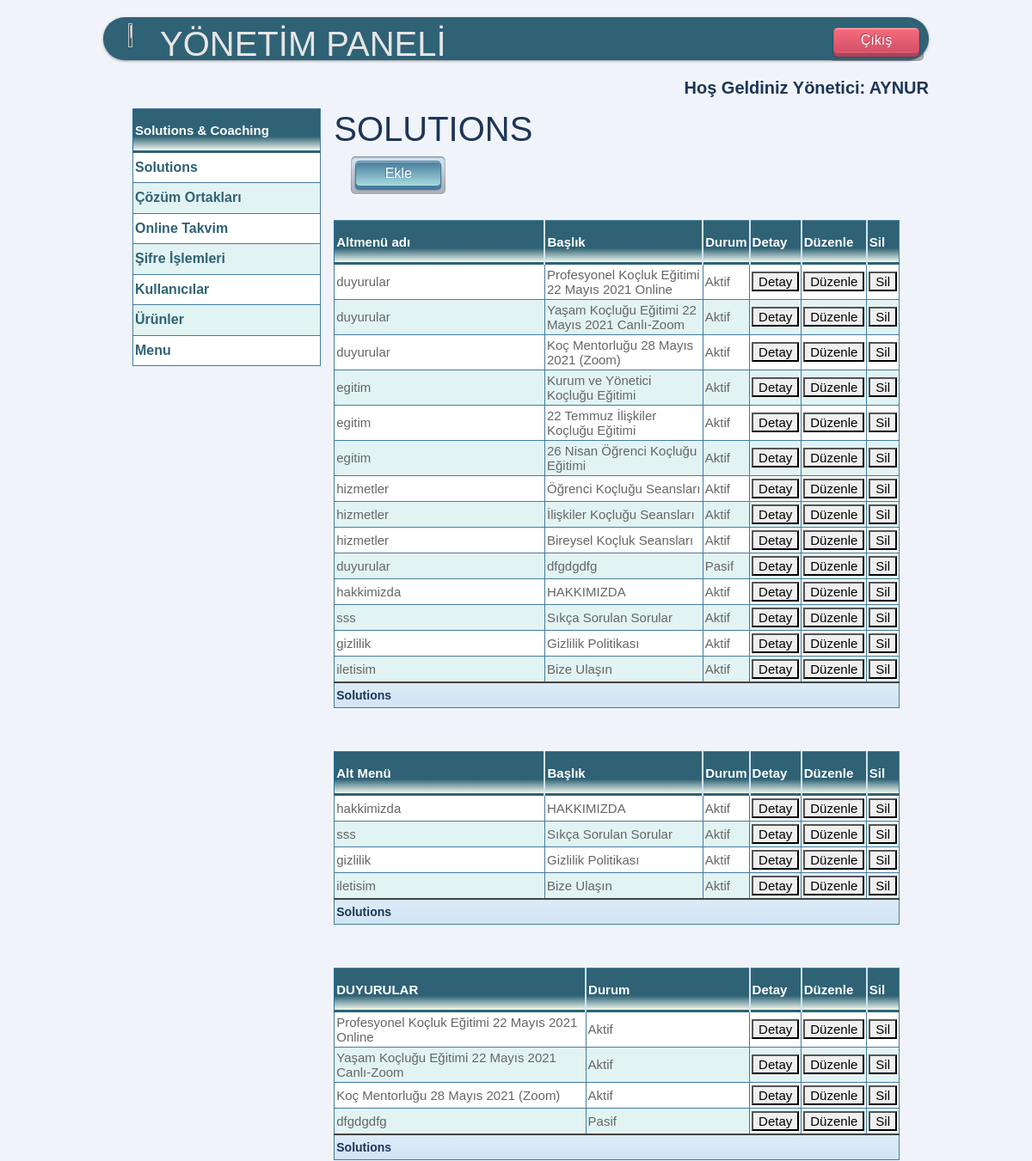
Page /yonetim/solutions/ (signed in, upper part) on the earlier database version.
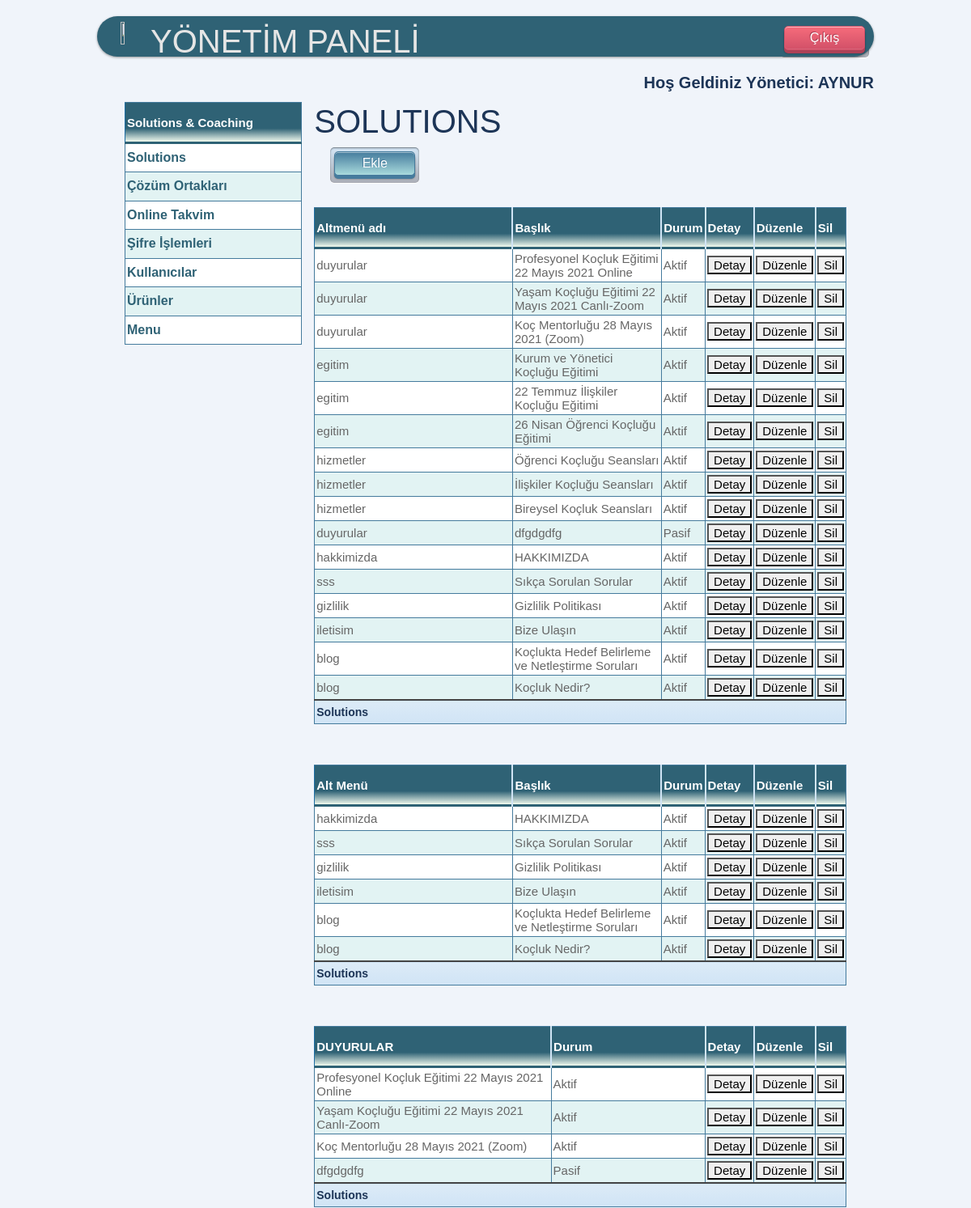
Same page on the later database version.
### mysite/models.py (models this page shows)
class Solutions(models.Model):
    id = models.IntegerField(primary_key=True)
    altmenuadi = models.CharField(max_length=100, verbose_name='Menü Adi')
    baslik = models.CharField(max_length=100, verbose_name='Başlık')
    icerik = RichTextField(verbose_name="içerik", null=True, blank=True)
    img = models.ImageField(blank=True, null=True, )
    durum = models.BooleanField(blank=True, null=True, verbose_name='Aktif')
    dosya = models.FileField(blank=True, null=True, )
    sira = models.PositiveSmallIntegerField(blank=True)
    aciklama=models.CharField(max_length=500, verbose_name='Açıklama', blank=True)

### mysite/views.py (the view)
# urls.py: path('yonetim/solutions/', views.solutions_liste),
@login_required(login_url=settings.LOGIN_URL)
def solutions_liste(request):
    solutions = Solutions.objects.all()
    blog = Solutions.objects.filter(altmenuadi__in=['blog', 'kocluk', 'sss', 'hakkimizda', 'iletisim', 'gizlilik'])
    duyurular = Solutions.objects.filter(altmenuadi='duyurular')
    hizmetler = Solutions.objects.filter(altmenuadi="hizmetler")
    egitim = Solutions.objects.filter(altmenuadi="egitim")
    context = {'solutions': solutions,
               'egitim': egitim,
               'blog': blog,
               'duyurular': duyurular,
               'hizmetler': hizmetler,
               }
    return render(request, 'yonetim/solutions/liste.html', context)

### mysite/templates/yonetim/solutions/liste.html (shortened to what this page needs)
{% extends "yonetim/base.html" %}
{% block baslik %}SOLUTIONS{% endblock %}
{% block content %}
<div class="sol">
    {% if request.user.is_superuser %}
        <button type="button" onclick="btn_git()" class="push_button blue">Ekle</button>
    {% else %}
        <p></p>
    {% endif %}
</div>
<div>
</div>
<div>
    <table class="blueTable" style="margin-top: 50px;">
    <thead>
    <tr>
        <th>Altmenü adı</th>
        <th>Başlık</th>
        <th>Durum</th>
        <th>Detay</th>
        <th>Düzenle&nbsp;</th>
        <th>Sil</th>
    </tr>
    </thead>
    <tfoot>
    <td colspan="6" style="height:30px; color:#1D3557">Solutions</td>
    </tfoot>
    <tbody>
    <tr>
        {% for solutions in solutions  %}
        <td>{{solutions.altmenuadi}}</td>
        <td>{{solutions.baslik}}</td>
        <td>{% if solutions.durum %}Aktif{% else %}Pasif{% endif %}</td>
        <td>
            <a href="/yonetim/solutions/detay/{{ solutions.id }}"><button>Detay</button></a>
        </td>
        <td>
            <a href="/yonetim/solutions/duzenle/{{ solutions.id }}"><button>Düzenle</button></a>
        </td>
         {% if request.user.is_superuser %}
        <td>
            <a href="/yonetim/solutions/sil/{{ solutions.id }}"><button>Sil</button></a>
        </td>
        {% else %}
        <td>
            <a href="/yonetim/solutions/sil/{{ solutions.id }}" ><button disabled="disabled">Sil</button></a>
        </td>
        {% endif %}
    </tr>
    {% endfor %}
    </tbody>
</table>
</div>
<div>
<table class="blueTable" style="margin-top: 50px;">
    <thead>
    <tr>
        <th>Alt Menü</th>
        <th>Başlık</th>
        <th>Durum</th>
        <th>Detay</th>
        <th>Düzenle&nbsp;</th>
        <th>Sil</th>
    </tr>
    </thead>
    <tfoot>
    <td colspan="6" style="height:30px; color:#1D3557">Solutions</td>
    </tfoot>
    <tbody>
    <tr>
        {% for blog in blog  %}
        <td>{{blog.altmenuadi}}</td>
        <td>{{blog.baslik}}</td>
        <td>{% if blog.durum %}Aktif{% else %}Pasif{% endif %}</td>
        <td>
            <a href="/yonetim/solutions/detay/{{ blog.id }}"><button>Detay</button></a>
        </td>
        <td>
            <a href="/yonetim/solutions/duzenle/{{ blog.id }}"><button>Düzenle</button></a>
        </td>
         {% if request.user.is_superuser %}
        <td>
            <a href="/yonetim/solutions/sil/{{ blog.id }}"><button>Sil</button></a>
        </td>
        {% else %}
        <td>
            <a href="/yonetim/solutions/sil/{{ blog.id }}" ><button disabled="disabled">Sil</button></a>
        </td>
        {% endif %}
    </tr>
    {% endfor %}
    </tbody>
</table>
    </div>
<div>
    <table class="blueTable" style="margin-top: 50px;">
    <thead>
    <tr>
        <th>DUYURULAR</th>
        <th>Durum</th>
        <th>Detay</th>
        <th>Düzenle&nbsp;</th>
        <th>Sil</th>
    </tr>
    </thead>
    <tfoot>
    <td colspan="6" style="height:30px; color:#1D3557">Solutions</td>
    </tfoot>
    <tbody>
    <tr>
        {% for duyurular in duyurular  %}
        <td>{{duyurular.baslik}}</td>
        <td>{% if duyurular.durum %}Aktif{% else %}Pasif{% endif %}</td>
        <td>
            <a href="/yonetim/solutions/detay/{{ duyurular.id }}"><button>Detay</button></a>
        </td>
        <td>
            <a href="/yonetim/solutions/duzenle/{{ duyurular.id }}"><button>Düzenle</button></a>
        </td>
         {% if request.user.is_superuser %}
        <td>
            <a href="/yonetim/solutions/sil/{{ duyurular.id }}"><button>Sil</button></a>
        </td>
        {% else %}
        <td>
            <a href="/yonetim/solutions/sil/{{ duyurular.id }}" ><button disabled="disabled">Sil</button></a>
        </td>
        {% endif %}
    </tr>
    {% endfor %}
    </tbody>
</table>
</div>
{% endblock %}

Differences in the rows shown:
added Solutions: altmenuadi "blog", baslik "Koçlukta Hedef Belirleme ve Netleştirme Soruları", durum "Aktif"
added Solutions: altmenuadi "blog", baslik "Koçluk Nedir?", durum "Aktif"
